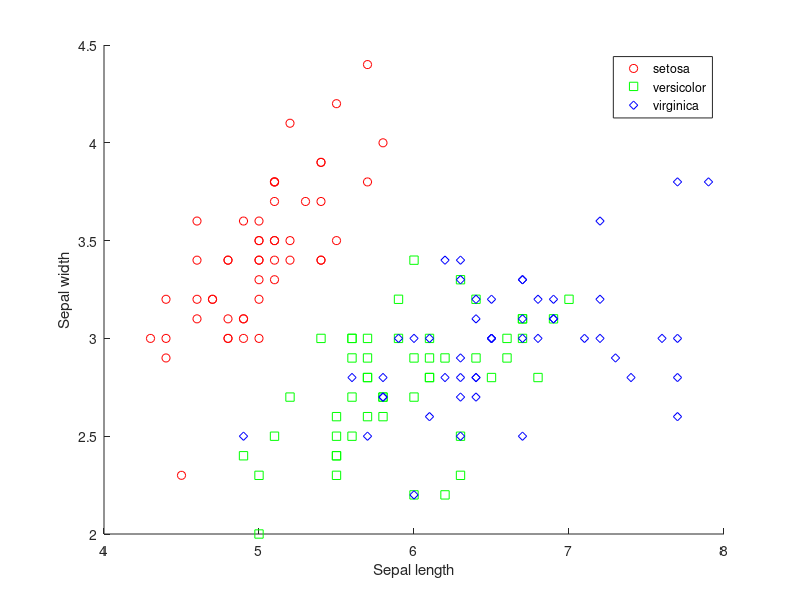

Here is the MATLAB script that generated this plot: (Note: this script raises an error after producing the figure.)
load fisheriris
gscatter(meas(:,1), meas(:,2), species,'rgb','osd');
xlabel('Sepal length');
ylabel('Sepal width');
N = size(meas,1);

lda = fitcdiscr(meas(:,1:2),species);
ldaClass = resubPredict(lda);

ldaResubErr = resubLoss(lda)

[ldaResubCM,grpOrder] = confusionmat(species,ldaClass);
ldaClass
species